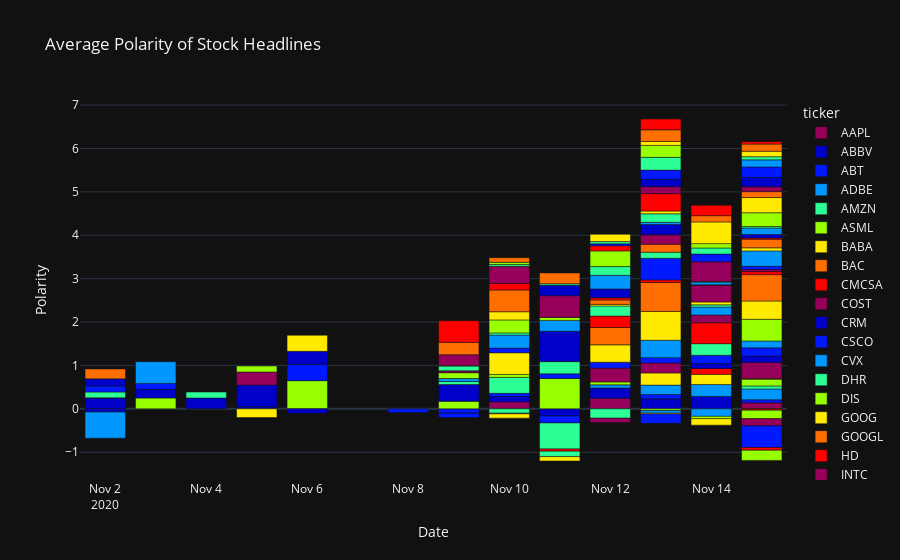

Notebook source saved alongside this figure:
### Markdown cell above
### Polarity based on `date` using Plotly

### Code cell
# Filter the dates
blob_filtered = blob_news[(blob_news['date'] > '2020-10-31') & (blob_news['date'] < '2020-11-16')]
# Group by the ticker and the date, creating a multi-index
mean_date = blob_filtered.groupby(['ticker', 'date']).mean()
# Drop the dayofweek because we don't need it
mean_date = mean_date.drop('dayofweek', axis=1)
# Unstack, the innermost index level 'unstacks' across the columns
mean_date = mean_date.unstack()
# Get a cross-section of the above data, and transpose it to make the columns the ticker names
mean_date = mean_date.xs('polarity', axis=1).T

rainbow = px.colors.sequential.Rainbow

px.bar(mean_date, barmode='relative', color_discrete_sequence=rainbow,
      title='Average Polarity of Stock Headlines',
      labels={'value': 'Polarity', 'date': 'Date'})

### Figure 1 — Plotly figure (JSON) as saved in the notebook; plotly's stock layout.template omitted (floating-point values rounded to 4 significant figures)
{"data": [{"alignmentgroup": "True", "hovertemplate": "ticker=AAPL<br>Date=%{x}<br>Polarity=%{y}<extra></extra>", "legendgroup": "AAPL", "marker": {"color": "rgb(150,0,90)"}, "name": "AAPL", "offsetgroup": "AAPL", "orientation": "v", "showlegend": true, "textposition": "auto", "type": "bar", "x": ["2020-11-02T00:00:00", "2020-11-03T00:00:00", "2020-11-04T00:00:00", "2020-11-05T00:00:00", "2020-11-06T00:00:00", "2020-11-08T00:00:00", "2020-11-09T00:00:00", "2020-11-10T00:00:00", "2020-11-11T00:00:00", "2020-11-12T00:00:00", "2020-11-13T00:00:00", "2020-11-14T00:00:00", "2020-11-15T00:00:00"], "xaxis": "x", "y": [null, null, null, null, null, null, null, 0.16, null, 0.2429, null, null, 0.1404], "yaxis": "y"}, {"alignmentgroup": "True", "hovertemplate": "ticker=ABBV<br>Date=%{x}<br>Polarity=%{y}<extra></extra>", "legendgroup": "ABBV", "marker": {"color": "rgb(0,0,200)"}, "name": "ABBV", "offsetgroup": "ABBV", "orientation": "v", "showlegend": true, "textposition": "auto", "type": "bar", "x": ["2020-11-02T00:00:00", "2020-11-03T00:00:00", "2020-11-04T00:00:00", "2020-11-05T00:00:00", "2020-11-06T00:00:00", "2020-11-08T00:00:00", "2020-11-09T00:00:00", "2020-11-10T00:00:00", "2020-11-11T00:00:00", "2020-11-12T00:00:00", "2020-11-13T00:00:00", "2020-11-14T00:00:00", "2020-11-15T00:00:00"], "xaxis": "x", "y": [0.25, null, null, 0.05, null, null, null, 0.1238, -0.1667, 0.2394, 0.2304, 0.2867, null], "yaxis": "y"}, {"alignmentgroup": "True", "hovertemplate": "ticker=ABT<br>Date=%{x}<br>Polarity=%{y}<extra></extra>", "legendgroup": "ABT", "marker": {"color": "rgb(0,25,255)"}, "name": "ABT", "offsetgroup": "ABT", "orientation": "v", "showlegend": true, "textposition": "auto", "type": "bar", "x": ["2020-11-02T00:00:00", "2020-11-03T00:00:00", "2020-11-04T00:00:00", "2020-11-05T00:00:00", "2020-11-06T00:00:00", "2020-11-08T00:00:00", "2020-11-09T00:00:00", "2020-11-10T00:00:00", "2020-11-11T00:00:00", "2020-11-12T00:00:00", "2020-11-13T00:00:00", "2020-11-14T00:00:00", "2020-11-15T00:00:00"], "xaxis": "x", "y": [null, null, null, null, null, -0.08561, -0.1, 0.07364, -0.1583, null, 0.1, 6.939e-18, 0.06818], "yaxis": "y"}, {"alignmentgroup": "True", "hovertemplate": "ticker=ADBE<br>Date=%{x}<br>Polarity=%{y}<extra></extra>", "legendgroup": "ADBE", "marker": {"color": "rgb(0,152,255)"}, "name": "ADBE", "offsetgroup": "ADBE", "orientation": "v", "showlegend": true, "textposition": "auto", "type": "bar", "x": ["2020-11-02T00:00:00", "2020-11-03T00:00:00", "2020-11-04T00:00:00", "2020-11-05T00:00:00", "2020-11-06T00:00:00", "2020-11-08T00:00:00", "2020-11-09T00:00:00", "2020-11-10T00:00:00", "2020-11-11T00:00:00", "2020-11-12T00:00:00", "2020-11-13T00:00:00", "2020-11-14T00:00:00", "2020-11-15T00:00:00"], "xaxis": "x", "y": [null, null, null, null, null, null, null, null, null, 0.07, 0.2167, 0.275, 0.25], "yaxis": "y"}, {"alignmentgroup": "True", "hovertemplate": "ticker=AMZN<br>Date=%{x}<br>Polarity=%{y}<extra></extra>", "legendgroup": "AMZN", "marker": {"color": "rgb(44,255,150)"}, "name": "AMZN", "offsetgroup": "AMZN", "orientation": "v", "showlegend": true, "textposition": "auto", "type": "bar", "x": ["2020-11-02T00:00:00", "2020-11-03T00:00:00", "2020-11-04T00:00:00", "2020-11-05T00:00:00", "2020-11-06T00:00:00", "2020-11-08T00:00:00", "2020-11-09T00:00:00", "2020-11-10T00:00:00", "2020-11-11T00:00:00", "2020-11-12T00:00:00", "2020-11-13T00:00:00", "2020-11-14T00:00:00", "2020-11-15T00:00:00"], "xaxis": "x", "y": [null, null, null, null, null, null, null, 0.3667, -0.6, -0.2155, null, null, 0.06907], "yaxis": "y"}, {"alignmentgroup": "True", "hovertemplate": "ticker=ASML<br>Date=%{x}<br>Polarity=%{y}<extra></extra>", "legendgroup": "ASML", "marker": {"color": "rgb(151,255,0)"}, "name": "ASML", "offsetgroup": "ASML", "orientation": "v", "showlegend": true, "textposition": "auto", "type": "bar", "x": ["2020-11-02T00:00:00", "2020-11-03T00:00:00", "2020-11-04T00:00:00", "2020-11-05T00:00:00", "2020-11-06T00:00:00", "2020-11-08T00:00:00", "2020-11-09T00:00:00", "2020-11-10T00:00:00", "2020-11-11T00:00:00", "2020-11-12T00:00:00", "2020-11-13T00:00:00", "2020-11-14T00:00:00", "2020-11-15T00:00:00"], "xaxis": "x", "y": [null, 0.25, null, null, 0.65, null, 0.1753, 0.06818, 0.7, 0.06818, -0.03788, null, 0.15], "yaxis": "y"}, {"alignmentgroup": "True", "hovertemplate": "ticker=BABA<br>Date=%{x}<br>Polarity=%{y}<extra></extra>", "legendgroup": "BABA", "marker": {"color": "rgb(255,234,0)"}, "name": "BABA", "offsetgroup": "BABA", "orientation": "v", "showlegend": true, "textposition": "auto", "type": "bar", "x": ["2020-11-02T00:00:00", "2020-11-03T00:00:00", "2020-11-04T00:00:00", "2020-11-05T00:00:00", "2020-11-06T00:00:00", "2020-11-08T00:00:00", "2020-11-09T00:00:00", "2020-11-10T00:00:00", "2020-11-11T00:00:00", "2020-11-12T00:00:00", "2020-11-13T00:00:00", "2020-11-14T00:00:00", "2020-11-15T00:00:00"], "xaxis": "x", "y": [null, null, null, null, null, null, null, 0.5, null, null, 0.2803, 0.2333, 0.02063], "yaxis": "y"}, {"alignmentgroup": "True", "hovertemplate": "ticker=BAC<br>Date=%{x}<br>Polarity=%{y}<extra></extra>", "legendgroup": "BAC", "marker": {"color": "rgb(255,111,0)"}, "name": "BAC", "offsetgroup": "BAC", "orientation": "v", "showlegend": true, "textposition": "auto", "type": "bar", "x": ["2020-11-02T00:00:00", "2020-11-03T00:00:00", "2020-11-04T00:00:00", "2020-11-05T00:00:00", "2020-11-06T00:00:00", "2020-11-08T00:00:00", "2020-11-09T00:00:00", "2020-11-10T00:00:00", "2020-11-11T00:00:00", "2020-11-12T00:00:00", "2020-11-13T00:00:00", "2020-11-14T00:00:00", "2020-11-15T00:00:00"], "xaxis": "x", "y": [null, null, null, null, null, null, null, null, null, null, null, null, -0.005657], "yaxis": "y"}, {"alignmentgroup": "True", "hovertemplate": "ticker=CMCSA<br>Date=%{x}<br>Polarity=%{y}<extra></extra>", "legendgroup": "CMCSA", "marker": {"color": "rgb(255,0,0)"}, "name": "CMCSA", "offsetgroup": "CMCSA", "orientation": "v", "showlegend": true, "textposition": "auto", "type": "bar", "x": ["2020-11-02T00:00:00", "2020-11-03T00:00:00", "2020-11-04T00:00:00", "2020-11-05T00:00:00", "2020-11-06T00:00:00", "2020-11-08T00:00:00", "2020-11-09T00:00:00", "2020-11-10T00:00:00", "2020-11-11T00:00:00", "2020-11-12T00:00:00", "2020-11-13T00:00:00", "2020-11-14T00:00:00", "2020-11-15T00:00:00"], "xaxis": "x", "y": [0.004762, null, null, null, null, null, null, null, null, null, null, 0.1333, -0.02678], "yaxis": "y"}, {"alignmentgroup": "True", "hovertemplate": "ticker=COST<br>Date=%{x}<br>Polarity=%{y}<extra></extra>", "legendgroup": "COST", "marker": {"color": "rgb(150,0,90)"}, "name": "COST", "offsetgroup": "COST", "orientation": "v", "showlegend": true, "textposition": "auto", "type": "bar", "x": ["2020-11-02T00:00:00", "2020-11-03T00:00:00", "2020-11-04T00:00:00", "2020-11-05T00:00:00", "2020-11-06T00:00:00", "2020-11-08T00:00:00", "2020-11-09T00:00:00", "2020-11-10T00:00:00", "2020-11-11T00:00:00", "2020-11-12T00:00:00", "2020-11-13T00:00:00", "2020-11-14T00:00:00", "2020-11-15T00:00:00"], "xaxis": "x", "y": [null, null, null, null, null, null, null, null, null, 0.3182, 0.2305, null, 0.3701], "yaxis": "y"}, {"alignmentgroup": "True", "hovertemplate": "ticker=CRM<br>Date=%{x}<br>Polarity=%{y}<extra></extra>", "legendgroup": "CRM", "marker": {"color": "rgb(0,0,200)"}, "name": "CRM", "offsetgroup": "CRM", "orientation": "v", "showlegend": true, "textposition": "auto", "type": "bar", "x": ["2020-11-02T00:00:00", "2020-11-03T00:00:00", "2020-11-04T00:00:00", "2020-11-05T00:00:00", "2020-11-06T00:00:00", "2020-11-08T00:00:00", "2020-11-09T00:00:00", "2020-11-10T00:00:00", "2020-11-11T00:00:00", "2020-11-12T00:00:00", "2020-11-13T00:00:00", "2020-11-14T00:00:00", "2020-11-15T00:00:00"], "xaxis": "x", "y": [null, 0.2, null, null, -0.1, null, 0.3854, null, null, null, null, 0.1136, 0.1482], "yaxis": "y"}, {"alignmentgroup": "True", "hovertemplate": "ticker=CSCO<br>Date=%{x}<br>Polarity=%{y}<extra></extra>", "legendgroup": "CSCO", "marker": {"color": "rgb(0,25,255)"}, "name": "CSCO", "offsetgroup": "CSCO", "orientation": "v", "showlegend": true, "textposition": "auto", "type": "bar", "x": ["2020-11-02T00:00:00", "2020-11-03T00:00:00", "2020-11-04T00:00:00", "2020-11-05T00:00:00", "2020-11-06T00:00:00", "2020-11-08T00:00:00", "2020-11-09T00:00:00", "2020-11-10T00:00:00", "2020-11-11T00:00:00", "2020-11-12T00:00:00", "2020-11-13T00:00:00", "2020-11-14T00:00:00", "2020-11-15T00:00:00"], "xaxis": "x", "y": [null, 0.1364, null, null, 0.375, null, -0.1, 0.1071, 0.1071, 0.1364, 0.1218, 0.1929, 0.1888], "yaxis": "y"}, {"alignmentgroup": "True", "hovertemplate": "ticker=CVX<br>Date=%{x}<br>Polarity=%{y}<extra></extra>", "legendgroup": "CVX", "marker": {"color": "rgb(0,152,255)"}, "name": "CVX", "offsetgroup": "CVX", "orientation": "v", "showlegend": true, "textposition": "auto", "type": "bar", "x": ["2020-11-02T00:00:00", "2020-11-03T00:00:00", "2020-11-04T00:00:00", "2020-11-05T00:00:00", "2020-11-06T00:00:00", "2020-11-08T00:00:00", "2020-11-09T00:00:00", "2020-11-10T00:00:00", "2020-11-11T00:00:00", "2020-11-12T00:00:00", "2020-11-13T00:00:00", "2020-11-14T00:00:00", "2020-11-15T00:00:00"], "xaxis": "x", "y": [null, null, null, null, null, null, null, 0.3, null, null, 0.4, -0.1728, 0.1588], "yaxis": "y"}, {"alignmentgroup": "True", "hovertemplate": "ticker=DHR<br>Date=%{x}<br>Polarity=%{y}<extra></extra>", "legendgroup": "DHR", "marker": {"color": "rgb(44,255,150)"}, "name": "DHR", "offsetgroup": "DHR", "orientation": "v", "showlegend": true, "textposition": "auto", "type": "bar", "x": ["2020-11-02T00:00:00", "2020-11-03T00:00:00", "2020-11-04T00:00:00", "2020-11-05T00:00:00", "2020-11-06T00:00:00", "2020-11-08T00:00:00", "2020-11-09T00:00:00", "2020-11-10T00:00:00", "2020-11-11T00:00:00", "2020-11-12T00:00:00", "2020-11-13T00:00:00", "2020-11-14T00:00:00", "2020-11-15T00:00:00"], "xaxis": "x", "y": [null, null, null, null, null, null, 0.06818, -0.1, 0.2812, null, null, 0.2667, null], "yaxis": "y"}, {"alignmentgroup": "True", "hovertemplate": "ticker=DIS<br>Date=%{x}<br>Polarity=%{y}<extra></extra>", "legendgroup": "DIS", "marker": {"color": "rgb(151,255,0)"}, "name": "DIS", "offsetgroup": "DIS", "orientation": "v", "showlegend": true, "textposition": "auto", "type": "bar", "x": ["2020-11-02T00:00:00", "2020-11-03T00:00:00", "2020-11-04T00:00:00", "2020-11-05T00:00:00", "2020-11-06T00:00:00", "2020-11-08T00:00:00", "2020-11-09T00:00:00", "2020-11-10T00:00:00", "2020-11-11T00:00:00", "2020-11-12T00:00:00", "2020-11-13T00:00:00", "2020-11-14T00:00:00", "2020-11-15T00:00:00"], "xaxis": "x", "y": [null, null, null, null, null, null, null, null, null, null, null, null, 0.5], "yaxis": "y"}, {"alignmentgroup": "True", "hovertemplate": "ticker=GOOG<br>Date=%{x}<br>Polarity=%{y}<extra></extra>", "legendgroup": "GOOG", "marker": {"color": "rgb(255,234,0)"}, "name": "GOOG", "offsetgroup": "GOOG", "orientation": "v", "showlegend": true, "textposition": "auto", "type": "bar", "x": ["2020-11-02T00:00:00", "2020-11-03T00:00:00", "2020-11-04T00:00:00", "2020-11-05T00:00:00", "2020-11-06T00:00:00", "2020-11-08T00:00:00", "2020-11-09T00:00:00", "2020-11-10T00:00:00", "2020-11-11T00:00:00", "2020-11-12T00:00:00", "2020-11-13T00:00:00", "2020-11-14T00:00:00", "2020-11-15T00:00:00"], "xaxis": "x", "y": [null, null, null, null, null, null, null, null, null, 0.4, 0.6656, null, 0.4211], "yaxis": "y"}, {"alignmentgroup": "True", "hovertemplate": "ticker=GOOGL<br>Date=%{x}<br>Polarity=%{y}<extra></extra>", "legendgroup": "GOOGL", "marker": {"color": "rgb(255,111,0)"}, "name": "GOOGL", "offsetgroup": "GOOGL", "orientation": "v", "showlegend": true, "textposition": "auto", "type": "bar", "x": ["2020-11-02T00:00:00", "2020-11-03T00:00:00", "2020-11-04T00:00:00", "2020-11-05T00:00:00", "2020-11-06T00:00:00", "2020-11-08T00:00:00", "2020-11-09T00:00:00", "2020-11-10T00:00:00", "2020-11-11T00:00:00", "2020-11-12T00:00:00", "2020-11-13T00:00:00", "2020-11-14T00:00:00", "2020-11-15T00:00:00"], "xaxis": "x", "y": [null, null, null, null, null, null, null, null, null, 0.4, 0.6656, null, 0.6071], "yaxis": "y"}, {"alignmentgroup": "True", "hovertemplate": "ticker=HD<br>Date=%{x}<br>Polarity=%{y}<extra></extra>", "legendgroup": "HD", "marker": {"color": "rgb(255,0,0)"}, "name": "HD", "offsetgroup": "HD", "orientation": "v", "showlegend": true, "textposition": "auto", "type": "bar", "x": ["2020-11-02T00:00:00", "2020-11-03T00:00:00", "2020-11-04T00:00:00", "2020-11-05T00:00:00", "2020-11-06T00:00:00", "2020-11-08T00:00:00", "2020-11-09T00:00:00", "2020-11-10T00:00:00", "2020-11-11T00:00:00", "2020-11-12T00:00:00", "2020-11-13T00:00:00", "2020-11-14T00:00:00", "2020-11-15T00:00:00"], "xaxis": "x", "y": [null, null, null, null, null, null, null, null, -0.05, 0.2625, 0.05909, 0.4819, 0.06997], "yaxis": "y"}, {"alignmentgroup": "True", "hovertemplate": "ticker=INTC<br>Date=%{x}<br>Polarity=%{y}<extra></extra>", "legendgroup": "INTC", "marker": {"color": "rgb(150,0,90)"}, "name": "INTC", "offsetgroup": "INTC", "orientation": "v", "showlegend": true, "textposition": "auto", "type": "bar", "x": ["2020-11-02T00:00:00", "2020-11-03T00:00:00", "2020-11-04T00:00:00", "2020-11-05T00:00:00", "2020-11-06T00:00:00", "2020-11-08T00:00:00", "2020-11-09T00:00:00", "2020-11-10T00:00:00", "2020-11-11T00:00:00", "2020-11-12T00:00:00", "2020-11-13T00:00:00", "2020-11-14T00:00:00", "2020-11-15T00:00:00"], "xaxis": "x", "y": [null, null, null, null, null, null, null, null, null, null, null, 0.1799, 0.04701], "yaxis": "y"}, {"alignmentgroup": "True", "hovertemplate": "ticker=JNJ<br>Date=%{x}<br>Polarity=%{y}<extra></extra>", "legendgroup": "JNJ", "marker": {"color": "rgb(0,0,200)"}, "name": "JNJ", "offsetgroup": "JNJ", "orientation": "v", "showlegend": true, "textposition": "auto", "type": "bar", "x": ["2020-11-02T00:00:00", "2020-11-03T00:00:00", "2020-11-04T00:00:00", "2020-11-05T00:00:00", "2020-11-06T00:00:00", "2020-11-08T00:00:00", "2020-11-09T00:00:00", "2020-11-10T00:00:00", "2020-11-11T00:00:00", "2020-11-12T00:00:00", "2020-11-13T00:00:00", "2020-11-14T00:00:00", "2020-11-15T00:00:00"], "xaxis": "x", "y": [null, null, null, 0.5, null, null, null, null, null, null, null, null, null], "yaxis": "y"}, {"alignmentgroup": "True", "hovertemplate": "ticker=JPM<br>Date=%{x}<br>Polarity=%{y}<extra></extra>", "legendgroup": "JPM", "marker": {"color": "rgb(0,25,255)"}, "name": "JPM", "offsetgroup": "JPM", "orientation": "v", "showlegend": true, "textposition": "auto", "type": "bar", "x": ["2020-11-02T00:00:00", "2020-11-03T00:00:00", "2020-11-04T00:00:00", "2020-11-05T00:00:00", "2020-11-06T00:00:00", "2020-11-08T00:00:00", "2020-11-09T00:00:00", "2020-11-10T00:00:00", "2020-11-11T00:00:00", "2020-11-12T00:00:00", "2020-11-13T00:00:00", "2020-11-14T00:00:00", "2020-11-15T00:00:00"], "xaxis": "x", "y": [null, null, null, null, null, null, null, -0.01515, null, null, 0.5, null, 0.07614], "yaxis": "y"}, {"alignmentgroup": "True", "hovertemplate": "ticker=KO<br>Date=%{x}<br>Polarity=%{y}<extra></extra>", "legendgroup": "KO", "marker": {"color": "rgb(0,152,255)"}, "name": "KO", "offsetgroup": "KO", "orientation": "v", "showlegend": true, "textposition": "auto", "type": "bar", "x": ["2020-11-02T00:00:00", "2020-11-03T00:00:00", "2020-11-04T00:00:00", "2020-11-05T00:00:00", "2020-11-06T00:00:00", "2020-11-08T00:00:00", "2020-11-09T00:00:00", "2020-11-10T00:00:00", "2020-11-11T00:00:00", "2020-11-12T00:00:00", "2020-11-13T00:00:00", "2020-11-14T00:00:00", "2020-11-15T00:00:00"], "xaxis": "x", "y": [null, null, null, null, null, null, 0.06818, null, null, null, -0.06061, 0.1822, 0.354], "yaxis": "y"}, {"alignmentgroup": "True", "hovertemplate": "ticker=MA<br>Date=%{x}<br>Polarity=%{y}<extra></extra>", "legendgroup": "MA", "marker": {"color": "rgb(44,255,150)"}, "name": "MA", "offsetgroup": "MA", "orientation": "v", "showlegend": true, "textposition": "auto", "type": "bar", "x": ["2020-11-02T00:00:00", "2020-11-03T00:00:00", "2020-11-04T00:00:00", "2020-11-05T00:00:00", "2020-11-06T00:00:00", "2020-11-08T00:00:00", "2020-11-09T00:00:00", "2020-11-10T00:00:00", "2020-11-11T00:00:00", "2020-11-12T00:00:00", "2020-11-13T00:00:00", "2020-11-14T00:00:00", "2020-11-15T00:00:00"], "xaxis": "x", "y": [0.1333, null, null, null, null, null, null, 0.05, -0.1271, 0.2333, 0.14, 0.05052, null], "yaxis": "y"}, {"alignmentgroup": "True", "hovertemplate": "ticker=MCD<br>Date=%{x}<br>Polarity=%{y}<extra></extra>", "legendgroup": "MCD", "marker": {"color": "rgb(151,255,0)"}, "name": "MCD", "offsetgroup": "MCD", "orientation": "v", "showlegend": true, "textposition": "auto", "type": "bar", "x": ["2020-11-02T00:00:00", "2020-11-03T00:00:00", "2020-11-04T00:00:00", "2020-11-05T00:00:00", "2020-11-06T00:00:00", "2020-11-08T00:00:00", "2020-11-09T00:00:00", "2020-11-10T00:00:00", "2020-11-11T00:00:00", "2020-11-12T00:00:00", "2020-11-13T00:00:00", "2020-11-14T00:00:00", "2020-11-15T00:00:00"], "xaxis": "x", "y": [null, null, null, null, null, null, 0.1364, null, null, null, null, -0.05278, -0.194], "yaxis": "y"}, {"alignmentgroup": "True", "hovertemplate": "ticker=MRK<br>Date=%{x}<br>Polarity=%{y}<extra></extra>", "legendgroup": "MRK", "marker": {"color": "rgb(255,234,0)"}, "name": "MRK", "offsetgroup": "MRK", "orientation": "v", "showlegend": true, "textposition": "auto", "type": "bar", "x": ["2020-11-02T00:00:00", "2020-11-03T00:00:00", "2020-11-04T00:00:00", "2020-11-05T00:00:00", "2020-11-06T00:00:00", "2020-11-08T00:00:00", "2020-11-09T00:00:00", "2020-11-10T00:00:00", "2020-11-11T00:00:00", "2020-11-12T00:00:00", "2020-11-13T00:00:00", "2020-11-14T00:00:00", "2020-11-15T00:00:00"], "xaxis": "x", "y": [null, null, null, -0.2, null, null, null, null, -0.1, 0.0375, -0.01818, 0.0668, 0.07143], "yaxis": "y"}, {"alignmentgroup": "True", "hovertemplate": "ticker=MSFT<br>Date=%{x}<br>Polarity=%{y}<extra></extra>", "legendgroup": "MSFT", "marker": {"color": "rgb(255,111,0)"}, "name": "MSFT", "offsetgroup": "MSFT", "orientation": "v", "showlegend": true, "textposition": "auto", "type": "bar", "x": ["2020-11-02T00:00:00", "2020-11-03T00:00:00", "2020-11-04T00:00:00", "2020-11-05T00:00:00", "2020-11-06T00:00:00", "2020-11-08T00:00:00", "2020-11-09T00:00:00", "2020-11-10T00:00:00", "2020-11-11T00:00:00", "2020-11-12T00:00:00", "2020-11-13T00:00:00", "2020-11-14T00:00:00", "2020-11-15T00:00:00"], "xaxis": "x", "y": [null, null, null, null, null, null, null, null, null, 0.1, 0.1848, null, 0.1993], "yaxis": "y"}, {"alignmentgroup": "True", "hovertemplate": "ticker=NFLX<br>Date=%{x}<br>Polarity=%{y}<extra></extra>", "legendgroup": "NFLX", "marker": {"color": "rgb(255,0,0)"}, "name": "NFLX", "offsetgroup": "NFLX", "orientation": "v", "showlegend": true, "textposition": "auto", "type": "bar", "x": ["2020-11-02T00:00:00", "2020-11-03T00:00:00", "2020-11-04T00:00:00", "2020-11-05T00:00:00", "2020-11-06T00:00:00", "2020-11-08T00:00:00", "2020-11-09T00:00:00", "2020-11-10T00:00:00", "2020-11-11T00:00:00", "2020-11-12T00:00:00", "2020-11-13T00:00:00", "2020-11-14T00:00:00", "2020-11-15T00:00:00"], "xaxis": "x", "y": [null, null, null, null, null, null, null, null, null, 0.05, null, null, 0.02554], "yaxis": "y"}, {"alignmentgroup": "True", "hovertemplate": "ticker=NVDA<br>Date=%{x}<br>Polarity=%{y}<extra></extra>", "legendgroup": "NVDA", "marker": {"color": "rgb(150,0,90)"}, "name": "NVDA", "offsetgroup": "NVDA", "orientation": "v", "showlegend": true, "textposition": "auto", "type": "bar", "x": ["2020-11-02T00:00:00", "2020-11-03T00:00:00", "2020-11-04T00:00:00", "2020-11-05T00:00:00", "2020-11-06T00:00:00", "2020-11-08T00:00:00", "2020-11-09T00:00:00", "2020-11-10T00:00:00", "2020-11-11T00:00:00", "2020-11-12T00:00:00", "2020-11-13T00:00:00", "2020-11-14T00:00:00", "2020-11-15T00:00:00"], "xaxis": "x", "y": [null, null, null, null, null, null, 0.04167, null, null, null, 0.2143, 0.3889, -0.1639], "yaxis": "y"}, {"alignmentgroup": "True", "hovertemplate": "ticker=NVS<br>Date=%{x}<br>Polarity=%{y}<extra></extra>", "legendgroup": "NVS", "marker": {"color": "rgb(0,0,200)"}, "name": "NVS", "offsetgroup": "NVS", "orientation": "v", "showlegend": true, "textposition": "auto", "type": "bar", "x": ["2020-11-02T00:00:00", "2020-11-03T00:00:00", "2020-11-04T00:00:00", "2020-11-05T00:00:00", "2020-11-06T00:00:00", "2020-11-08T00:00:00", "2020-11-09T00:00:00", "2020-11-10T00:00:00", "2020-11-11T00:00:00", "2020-11-12T00:00:00", "2020-11-13T00:00:00", "2020-11-14T00:00:00", "2020-11-15T00:00:00"], "xaxis": "x", "y": [-0.075, null, 0.25, null, 0.3, null, null, null, 0.7, 0.2055, 0.2398, null, 0.0809], "yaxis": "y"}, {"alignmentgroup": "True", "hovertemplate": "ticker=ORCL<br>Date=%{x}<br>Polarity=%{y}<extra></extra>", "legendgroup": "ORCL", "marker": {"color": "rgb(0,25,255)"}, "name": "ORCL", "offsetgroup": "ORCL", "orientation": "v", "showlegend": true, "textposition": "auto", "type": "bar", "x": ["2020-11-02T00:00:00", "2020-11-03T00:00:00", "2020-11-04T00:00:00", "2020-11-05T00:00:00", "2020-11-06T00:00:00", "2020-11-08T00:00:00", "2020-11-09T00:00:00", "2020-11-10T00:00:00", "2020-11-11T00:00:00", "2020-11-12T00:00:00", "2020-11-13T00:00:00", "2020-11-14T00:00:00", "2020-11-15T00:00:00"], "xaxis": "x", "y": [0.1364, null, null, null, null, null, null, null, null, null, -0.2167, 0.007143, -0.5], "yaxis": "y"}, {"alignmentgroup": "True", "hovertemplate": "ticker=PDD<br>Date=%{x}<br>Polarity=%{y}<extra></extra>", "legendgroup": "PDD", "marker": {"color": "rgb(0,152,255)"}, "name": "PDD", "offsetgroup": "PDD", "orientation": "v", "showlegend": true, "textposition": "auto", "type": "bar", "x": ["2020-11-02T00:00:00", "2020-11-03T00:00:00", "2020-11-04T00:00:00", "2020-11-05T00:00:00", "2020-11-06T00:00:00", "2020-11-08T00:00:00", "2020-11-09T00:00:00", "2020-11-10T00:00:00", "2020-11-11T00:00:00", "2020-11-12T00:00:00", "2020-11-13T00:00:00", "2020-11-14T00:00:00", "2020-11-15T00:00:00"], "xaxis": "x", "y": [-0.6, 0.5, null, null, null, null, null, null, 0.25, 0.3125, 0.05013, 0.06023, 0.15], "yaxis": "y"}, {"alignmentgroup": "True", "hovertemplate": "ticker=PEP<br>Date=%{x}<br>Polarity=%{y}<extra></extra>", "legendgroup": "PEP", "marker": {"color": "rgb(44,255,150)"}, "name": "PEP", "offsetgroup": "PEP", "orientation": "v", "showlegend": true, "textposition": "auto", "type": "bar", "x": ["2020-11-02T00:00:00", "2020-11-03T00:00:00", "2020-11-04T00:00:00", "2020-11-05T00:00:00", "2020-11-06T00:00:00", "2020-11-08T00:00:00", "2020-11-09T00:00:00", "2020-11-10T00:00:00", "2020-11-11T00:00:00", "2020-11-12T00:00:00", "2020-11-13T00:00:00", "2020-11-14T00:00:00", "2020-11-15T00:00:00"], "xaxis": "x", "y": [null, null, 0.1364, null, null, null, 0.1116, null, null, 0.2017, 0.1949, 0.01688, 0.03333], "yaxis": "y"}, {"alignmentgroup": "True", "hovertemplate": "ticker=PFE<br>Date=%{x}<br>Polarity=%{y}<extra></extra>", "legendgroup": "PFE", "marker": {"color": "rgb(151,255,0)"}, "name": "PFE", "offsetgroup": "PFE", "orientation": "v", "showlegend": true, "textposition": "auto", "type": "bar", "x": ["2020-11-02T00:00:00", "2020-11-03T00:00:00", "2020-11-04T00:00:00", "2020-11-05T00:00:00", "2020-11-06T00:00:00", "2020-11-08T00:00:00", "2020-11-09T00:00:00", "2020-11-10T00:00:00", "2020-11-11T00:00:00", "2020-11-12T00:00:00", "2020-11-13T00:00:00", "2020-11-14T00:00:00", "2020-11-15T00:00:00"], "xaxis": "x", "y": [null, null, null, null, null, null, null, 0.3, 0.06818, 0.3619, null, null, 0.319], "yaxis": "y"}, {"alignmentgroup": "True", "hovertemplate": "ticker=PG<br>Date=%{x}<br>Polarity=%{y}<extra></extra>", "legendgroup": "PG", "marker": {"color": "rgb(255,234,0)"}, "name": "PG", "offsetgroup": "PG", "orientation": "v", "showlegend": true, "textposition": "auto", "type": "bar", "x": ["2020-11-02T00:00:00", "2020-11-03T00:00:00", "2020-11-04T00:00:00", "2020-11-05T00:00:00", "2020-11-06T00:00:00", "2020-11-08T00:00:00", "2020-11-09T00:00:00", "2020-11-10T00:00:00", "2020-11-11T00:00:00", "2020-11-12T00:00:00", "2020-11-13T00:00:00", "2020-11-14T00:00:00", "2020-11-15T00:00:00"], "xaxis": "x", "y": [null, null, null, null, 0.3714, null, 0.01188, 0.1883, null, null, 0.0642, -0.15, 0.35], "yaxis": "y"}, {"alignmentgroup": "True", "hovertemplate": "ticker=PYPL<br>Date=%{x}<br>Polarity=%{y}<extra></extra>", "legendgroup": "PYPL", "marker": {"color": "rgb(255,111,0)"}, "name": "PYPL", "offsetgroup": "PYPL", "orientation": "v", "showlegend": true, "textposition": "auto", "type": "bar", "x": ["2020-11-02T00:00:00", "2020-11-03T00:00:00", "2020-11-04T00:00:00", "2020-11-05T00:00:00", "2020-11-06T00:00:00", "2020-11-08T00:00:00", "2020-11-09T00:00:00", "2020-11-10T00:00:00", "2020-11-11T00:00:00", "2020-11-12T00:00:00", "2020-11-13T00:00:00", "2020-11-14T00:00:00", "2020-11-15T00:00:00"], "xaxis": "x", "y": [null, null, null, null, null, null, null, 0.5, null, null, null, null, 0.1368], "yaxis": "y"}, {"alignmentgroup": "True", "hovertemplate": "ticker=T<br>Date=%{x}<br>Polarity=%{y}<extra></extra>", "legendgroup": "T", "marker": {"color": "rgb(255,0,0)"}, "name": "T", "offsetgroup": "T", "orientation": "v", "showlegend": true, "textposition": "auto", "type": "bar", "x": ["2020-11-02T00:00:00", "2020-11-03T00:00:00", "2020-11-04T00:00:00", "2020-11-05T00:00:00", "2020-11-06T00:00:00", "2020-11-08T00:00:00", "2020-11-09T00:00:00", "2020-11-10T00:00:00", "2020-11-11T00:00:00", "2020-11-12T00:00:00", "2020-11-13T00:00:00", "2020-11-14T00:00:00", "2020-11-15T00:00:00"], "xaxis": "x", "y": [null, null, null, null, null, null, null, 0.15, null, 0.1182, 0.4, null, -0.06477], "yaxis": "y"}, {"alignmentgroup": "True", "hovertemplate": "ticker=TM<br>Date=%{x}<br>Polarity=%{y}<extra></extra>", "legendgroup": "TM", "marker": {"color": "rgb(150,0,90)"}, "name": "TM", "offsetgroup": "TM", "orientation": "v", "showlegend": true, "textposition": "auto", "type": "bar", "x": ["2020-11-02T00:00:00", "2020-11-03T00:00:00", "2020-11-04T00:00:00", "2020-11-05T00:00:00", "2020-11-06T00:00:00", "2020-11-08T00:00:00", "2020-11-09T00:00:00", "2020-11-10T00:00:00", "2020-11-11T00:00:00", "2020-11-12T00:00:00", "2020-11-13T00:00:00", "2020-11-14T00:00:00", "2020-11-15T00:00:00"], "xaxis": "x", "y": [null, null, null, 0.3, null, null, 0.25, 0.3958, 0.5, -0.1, 0.1619, 0.4521, 0.1125], "yaxis": "y"}, {"alignmentgroup": "True", "hovertemplate": "ticker=TMO<br>Date=%{x}<br>Polarity=%{y}<extra></extra>", "legendgroup": "TMO", "marker": {"color": "rgb(0,0,200)"}, "name": "TMO", "offsetgroup": "TMO", "orientation": "v", "showlegend": true, "textposition": "auto", "type": "bar", "x": ["2020-11-02T00:00:00", "2020-11-03T00:00:00", "2020-11-04T00:00:00", "2020-11-05T00:00:00", "2020-11-06T00:00:00", "2020-11-08T00:00:00", "2020-11-09T00:00:00", "2020-11-10T00:00:00", "2020-11-11T00:00:00", "2020-11-12T00:00:00", "2020-11-13T00:00:00", "2020-11-14T00:00:00", "2020-11-15T00:00:00"], "xaxis": "x", "y": [0.1667, null, null, null, null, null, null, null, 0.2417, null, 0.1703, null, 0.2143], "yaxis": "y"}, {"alignmentgroup": "True", "hovertemplate": "ticker=TMUS<br>Date=%{x}<br>Polarity=%{y}<extra></extra>", "legendgroup": "TMUS", "marker": {"color": "rgb(0,25,255)"}, "name": "TMUS", "offsetgroup": "TMUS", "orientation": "v", "showlegend": true, "textposition": "auto", "type": "bar", "x": ["2020-11-02T00:00:00", "2020-11-03T00:00:00", "2020-11-04T00:00:00", "2020-11-05T00:00:00", "2020-11-06T00:00:00", "2020-11-08T00:00:00", "2020-11-09T00:00:00", "2020-11-10T00:00:00", "2020-11-11T00:00:00", "2020-11-12T00:00:00", "2020-11-13T00:00:00", "2020-11-14T00:00:00", "2020-11-15T00:00:00"], "xaxis": "x", "y": [null, null, null, null, null, null, null, null, null, 0.04545, 0.2112, 0.1797, 0.242], "yaxis": "y"}, {"alignmentgroup": "True", "hovertemplate": "ticker=TSLA<br>Date=%{x}<br>Polarity=%{y}<extra></extra>", "legendgroup": "TSLA", "marker": {"color": "rgb(0,152,255)"}, "name": "TSLA", "offsetgroup": "TSLA", "orientation": "v", "showlegend": true, "textposition": "auto", "type": "bar", "x": ["2020-11-02T00:00:00", "2020-11-03T00:00:00", "2020-11-04T00:00:00", "2020-11-05T00:00:00", "2020-11-06T00:00:00", "2020-11-08T00:00:00", "2020-11-09T00:00:00", "2020-11-10T00:00:00", "2020-11-11T00:00:00", "2020-11-12T00:00:00", "2020-11-13T00:00:00", "2020-11-14T00:00:00", "2020-11-15T00:00:00"], "xaxis": "x", "y": [null, null, null, null, null, null, null, null, null, null, null, null, 0.1627], "yaxis": "y"}, {"alignmentgroup": "True", "hovertemplate": "ticker=TSM<br>Date=%{x}<br>Polarity=%{y}<extra></extra>", "legendgroup": "TSM", "marker": {"color": "rgb(44,255,150)"}, "name": "TSM", "offsetgroup": "TSM", "orientation": "v", "showlegend": true, "textposition": "auto", "type": "bar", "x": ["2020-11-02T00:00:00", "2020-11-03T00:00:00", "2020-11-04T00:00:00", "2020-11-05T00:00:00", "2020-11-06T00:00:00", "2020-11-08T00:00:00", "2020-11-09T00:00:00", "2020-11-10T00:00:00", "2020-11-11T00:00:00", "2020-11-12T00:00:00", "2020-11-13T00:00:00", "2020-11-14T00:00:00", "2020-11-15T00:00:00"], "xaxis": "x", "y": [null, null, null, null, null, null, null, 0.04167, 0.03393, 0.05107, 0.2939, 0.1393, 0.07274], "yaxis": "y"}, {"alignmentgroup": "True", "hovertemplate": "ticker=UN<br>Date=%{x}<br>Polarity=%{y}<extra></extra>", "legendgroup": "UN", "marker": {"color": "rgb(151,255,0)"}, "name": "UN", "offsetgroup": "UN", "orientation": "v", "showlegend": true, "textposition": "auto", "type": "bar", "x": ["2020-11-02T00:00:00", "2020-11-03T00:00:00", "2020-11-04T00:00:00", "2020-11-05T00:00:00", "2020-11-06T00:00:00", "2020-11-08T00:00:00", "2020-11-09T00:00:00", "2020-11-10T00:00:00", "2020-11-11T00:00:00", "2020-11-12T00:00:00", "2020-11-13T00:00:00", "2020-11-14T00:00:00", "2020-11-15T00:00:00"], "xaxis": "x", "y": [null, null, null, 0.1364, null, null, null, 0.05, null, null, 0.275, 0.1, -0.2333], "yaxis": "y"}, {"alignmentgroup": "True", "hovertemplate": "ticker=UNH<br>Date=%{x}<br>Polarity=%{y}<extra></extra>", "legendgroup": "UNH", "marker": {"color": "rgb(255,234,0)"}, "name": "UNH", "offsetgroup": "UNH", "orientation": "v", "showlegend": true, "textposition": "auto", "type": "bar", "x": ["2020-11-02T00:00:00", "2020-11-03T00:00:00", "2020-11-04T00:00:00", "2020-11-05T00:00:00", "2020-11-06T00:00:00", "2020-11-08T00:00:00", "2020-11-09T00:00:00", "2020-11-10T00:00:00", "2020-11-11T00:00:00", "2020-11-12T00:00:00", "2020-11-13T00:00:00", "2020-11-14T00:00:00", "2020-11-15T00:00:00"], "xaxis": "x", "y": [null, null, null, null, null, null, null, -0.1, null, 0.1667, 0.09091, 0.5, 0.1269], "yaxis": "y"}, {"alignmentgroup": "True", "hovertemplate": "ticker=VZ<br>Date=%{x}<br>Polarity=%{y}<extra></extra>", "legendgroup": "VZ", "marker": {"color": "rgb(255,111,0)"}, "name": "VZ", "offsetgroup": "VZ", "orientation": "v", "showlegend": true, "textposition": "auto", "type": "bar", "x": ["2020-11-02T00:00:00", "2020-11-03T00:00:00", "2020-11-04T00:00:00", "2020-11-05T00:00:00", "2020-11-06T00:00:00", "2020-11-08T00:00:00", "2020-11-09T00:00:00", "2020-11-10T00:00:00", "2020-11-11T00:00:00", "2020-11-12T00:00:00", "2020-11-13T00:00:00", "2020-11-14T00:00:00", "2020-11-15T00:00:00"], "xaxis": "x", "y": [0.2286, null, null, null, null, null, 0.2833, 0.1071, 0.25, null, 0.2675, 0.1437, 0.1643], "yaxis": "y"}, {"alignmentgroup": "True", "hovertemplate": "ticker=WMT<br>Date=%{x}<br>Polarity=%{y}<extra></extra>", "legendgroup": "WMT", "marker": {"color": "rgb(255,0,0)"}, "name": "WMT", "offsetgroup": "WMT", "orientation": "v", "showlegend": true, "textposition": "auto", "type": "bar", "x": ["2020-11-02T00:00:00", "2020-11-03T00:00:00", "2020-11-04T00:00:00", "2020-11-05T00:00:00", "2020-11-06T00:00:00", "2020-11-08T00:00:00", "2020-11-09T00:00:00", "2020-11-10T00:00:00", "2020-11-11T00:00:00", "2020-11-12T00:00:00", "2020-11-13T00:00:00", "2020-11-14T00:00:00", "2020-11-15T00:00:00"], "xaxis": "x", "y": [null, null, null, null, null, null, 0.5, null, null, null, 0.25, 0.2385, 0.05605], "yaxis": "y"}], "layout": {"barmode": "relative", "legend": {"title": {"text": "ticker"}, "tracegroupgap": 0}, "title": {"text": "Average Polarity of Stock Headlines"}, "xaxis": {"anchor": "y", "domain": [0, 1], "title": {"text": "Date"}}, "yaxis": {"anchor": "x", "domain": [0, 1], "title": {"text": "Polarity"}}}}
